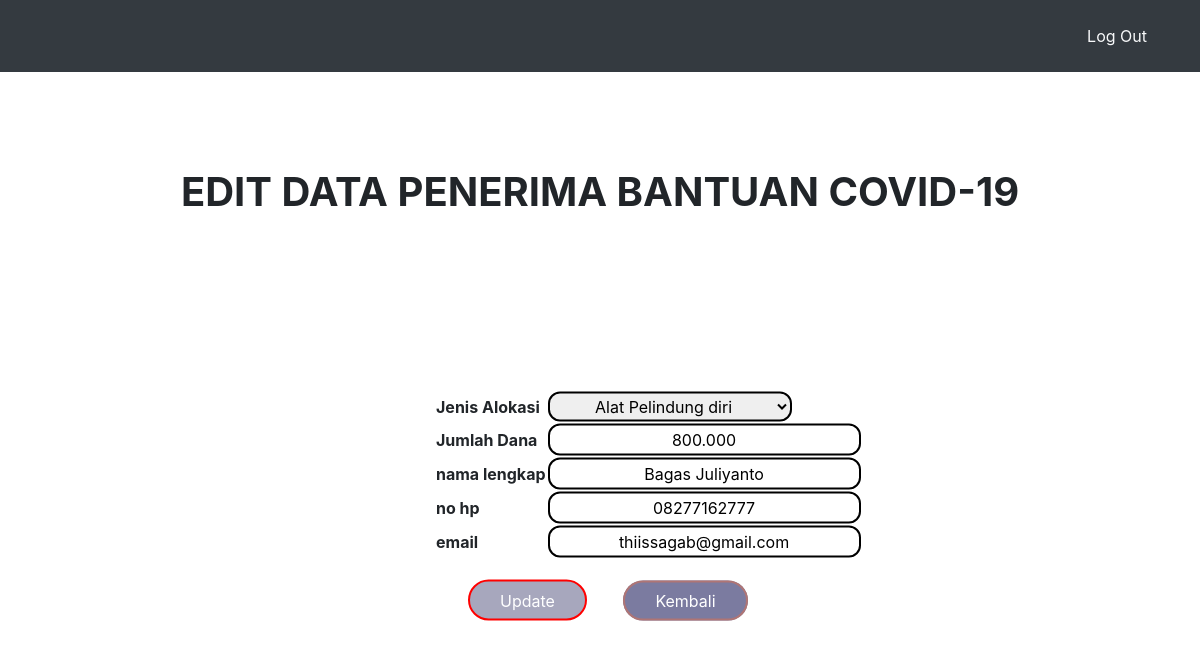
Page /editform.php?id=14 on the committed database.
### tables this page shows
CREATE TABLE `data` (
  `id` int(11) NOT NULL,
  `jenis_alokasi` varchar(200) NOT NULL,
  `jumlah_dana` varchar(110) NOT NULL,
  `nama_lengkap` varchar(110) NOT NULL,
  `nohp` varchar(12) NOT NULL,
  `email` varchar(110) NOT NULL
);

### editform.php (the view, shortened to what this page needs)
<?php
$id = $_GET['id'];
include('koneksi.php');
$query = "SELECT * FROM data WHERE id='$id'";
$result = mysqli_query($con, $query);
?>
<!DOCTYPE html>
<html lang="en">
<head>
<link rel="stylesheet" href="https://stackpath.bootstrapcdn.com/bootstrap/4.1.3/css/bootstrap.min.css">
 <link rel="stylesheet" href="style.css">
</head>
<body>
<nav class='navbar navbar-expand-lg navbar-dark bg-dark text-light '>
    <div class="container">
        <ul class="navbar-nav ml-auto pt-2 pb-2">
            <li class="nav-item ml-4">
                <a href="logout.php" class="nav-link text-light"> Log Out </a>
            </li>
        </ul>
    </div>
</nav>
<div class="" style="height:90vh">
  <div class="container">
    <h1 align="center"><b><br><br>EDIT DATA PENERIMA BANTUAN COVID-19</b></h1>
        <div class="content">
        <form method="get" action="edit.php">
        	<?php
			 while ($row = mysqli_fetch_assoc($result)) {
 			?>
        <table><br><br><br>
            <tr><td><b> Jenis Alokasi </b></td><td>
                <select name="jenis_alokasi" value="<?php echo $row['jenis_alokasi']; ?>">
                    <option value="Alat Pelindung diri" <?php if ($alokasi == "Alat Pelindung diri") { echo "selected";} ?>>Alat Pelindung diri</option>
                </select>
            </td></tr>
            <tr><td><b> Jumlah Dana </b></td><td><input type="text" size="24" name="jumlah_dana" value="<?php echo $row['jumlah_dana']; ?>"></td></tr>
            <tr><td><b> nama lengkap </b></td><td><input type="text" size="24" name="nama_lengkap" value="<?php echo $row['nama_lengkap']; ?>"></td></tr>
            <tr><td><b> no hp  </b></td><td><input type="text" size="24" name="nohp" value="<?php echo $row['nohp']; ?>"></td></tr>
            <tr><td><b> email </b></td><td><input type="text" size="24" name="email" value="<?php echo $row['email']; ?>"></td></tr>
            <tr><td colspan="5"><button type="submit" name="" value="edit" style="margin-left:2pc;">Update</button>
            <a href="index.php" style="margin-left:2pc;">Kembali</a></td></tr>
        </table>
    </div>
    <?php
	}
	?>
  </div>
</div>
</body>
</html>

### style.css (style rules this page uses)
.content { position: absolute; left: 55%; top: 60%; transform: translate(-50%,-50%); padding: 20px 25px; width: 500px; }
.content input { text-align: center; border: 2px solid black; padding: 2px 10px; color: black; border-radius: 12px; transition: 0.25s; cursor: pointer; }
.content select { text-align: center; border: 2px solid black; padding: 2px 10px; color: black; border-radius: 12px; transition: 0.25s; cursor: pointer; }
.content button { border: 0; background: rgb(167, 167, 189); margin: 20px auto; text-align: center; border: 2px solid red; padding: 6.5px 30px; outline: none; color: white; border-radius: 24px; transition: 0.25s; cursor: pointer; }
.content a { border: 0; background: rgb(123, 123, 160); margin: 20px auto; text-align: center; border: 2px solid rgb(175, 117, 117); padding: 8px 30px; outline: none; color: white; border-radius: 24px; transition: 0.25s; cursor: pointer; }

### editform.php (style rules this page uses)
body { background-image: url(./1.jpg); background-size: cover; background-repeat: no-repeat; background-position: center; background-attachment: fixed; height: 100%; }

### rows in the picture
data: jenis_alokasi "Alat Pelindung diri", jumlah_dana "800.000", nama_lengkap "Bagas Juliyanto", nohp "08277162777", email "thiissagab@gmail.com"
